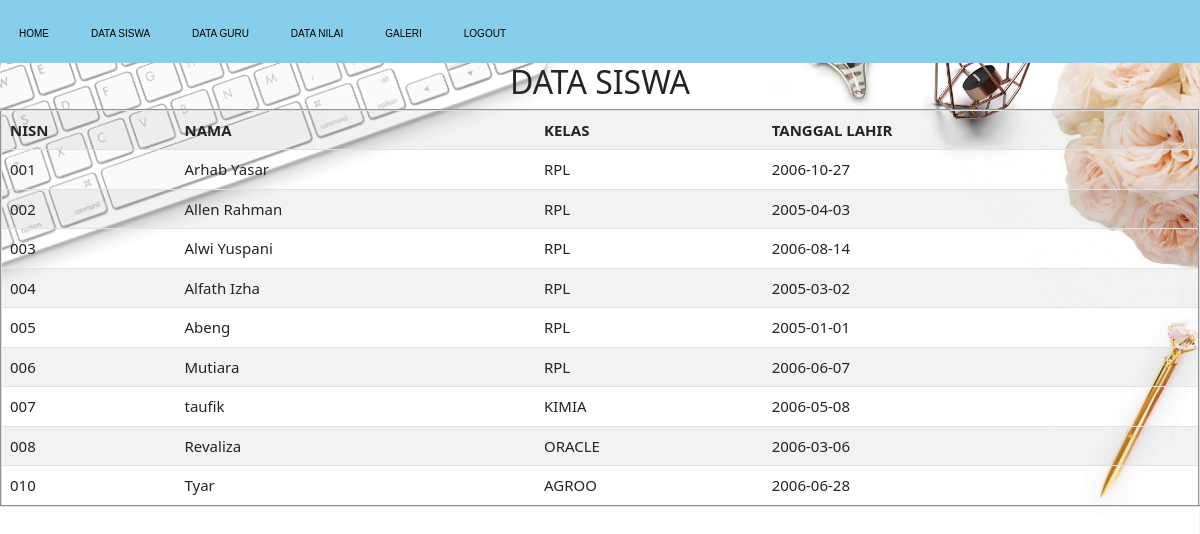
Page /datasiswauser.php on the committed database.
### tables this page shows
CREATE TABLE `siswa` (
  `NISN` varchar(12) NOT NULL,
  `nama` varchar(30) NOT NULL,
  `kelas` varchar(7) NOT NULL,
  `tanggal_lahir` date NOT NULL
);

### datasiswauser.php (the view, shortened to what this page needs)
<!DOCTYPE html>
<html lang="en">
<head>
    <link rel="stylesheet" href="bootstrap-5.2.3-dist/css/bootstrap.css">
</head>
<body>
<header>
        <ul>
            <li><a href="homesiswa.php">HOME</a></li>
            <li><a href="datasiswauser.php">DATA SISWA</a></li>
            <li><a href="dataguruuser.php">DATA GURU</a></li>
            <li><a href="datanilaiuser.php">DATA NILAI</a></li>
            <li><a href="galeriuser.php">GALERI</a></li>
            <li><a href="logout.php">LOGOUT</a></li>
        </ul>
    </header>
    <?php
        $mysqli= new mysqli ("revakbar.rpl-smk4padalarang.my.id","rplsmk4padalaran_revakbar","bZrTpHC6","rplsmk4padalaran_revakbar");
    ?>
    <h2 align="center">DATA SISWA</h2>
    <table class="table table-striped" border="2" align="center">
        <tr>
            <th>NISN</th>
            <th>NAMA</th>
            <th>KELAS</th>
            <th>TANGGAL LAHIR</th>
        </tr>
        <?php
        $ambil = mysqli_query($mysqli,"select * from siswa");
        while($tampil = mysqli_fetch_array($ambil)){
        echo "
        <tr>
            <td>$tampil[NISN]</td>
            <td>$tampil[nama]</td>
            <td>$tampil[kelas]</td>
            <td>$tampil[tanggal_lahir]</td>
        </tr>";
        }
        ?>
    </table>
</body>
</html>

### datasiswauser.php (style rules this page uses)
body { padding : 0; margin : 0; font-size:15px; background-image: url("img/pexels-brand-&-palms-768938.jpg"); background-size:cover; }
ul { list-style-type:none; margin:0; padding:0; overflow:hidden; background-color:rgb(135, 206, 235); position:sticky; }
li { margin:auto; padding: 20px 19px; display: inline-block; }
a { color:black; text-decoration:none; font-size:10px; font-family:sans-serif; }

### rows in the picture
siswa: NISN "001", nama "Arhab Yasar", kelas "RPL", tanggal_lahir "2006-10-27"
siswa: NISN "002", nama "Allen Rahman", kelas "RPL", tanggal_lahir "2005-04-03"
siswa: NISN "003", nama "Alwi Yuspani", kelas "RPL", tanggal_lahir "2006-08-14"
siswa: NISN "004", nama "Alfath Izha", kelas "RPL", tanggal_lahir "2005-03-02"
siswa: NISN "005", nama "Abeng", kelas "RPL", tanggal_lahir "2005-01-01"
siswa: NISN "006", nama "Mutiara", kelas "RPL", tanggal_lahir "2006-06-07"
siswa: NISN "007", nama "taufik", kelas "KIMIA", tanggal_lahir "2006-05-08"
siswa: NISN "008", nama "Revaliza", kelas "ORACLE", tanggal_lahir "2006-03-06"
siswa: NISN "010", nama "Tyar", kelas "AGROO", tanggal_lahir "2006-06-28"
